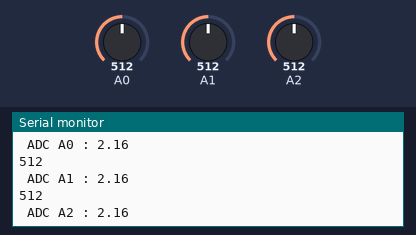
The sketch below on a simulated Arduino Uno, built with avr-gcc and run on an emulated ATmega328P. Parts: the last lines printed to the serial monitor. The inputs (shaded band) are chosen by the test bench; at power-on: A0 = 512, A1 = 512, A2 = 512.

Above: at 2.8 s.
2.9 s: A0 set to 716
5.6 s: A1 set to 716
At 6.6 s:
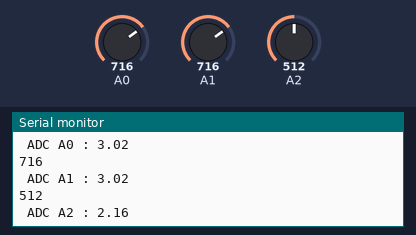
8.3 s: A2 set to 716
At 10.8 s:
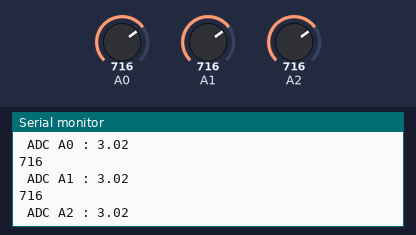
11.0 s: A0 set to 900
13.7 s: A1 set to 900
At 15.3 s:
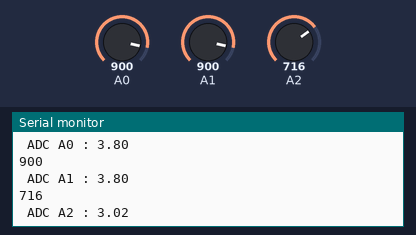
16.4 s: A2 set to 900
At 19.6 s:
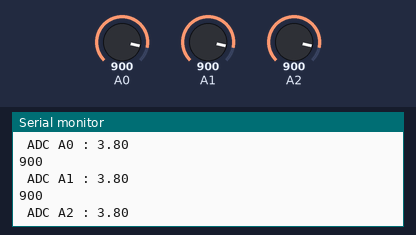
Timing chart, 0 to 20.1 s (numbered marks = the images above; inputs shaded):
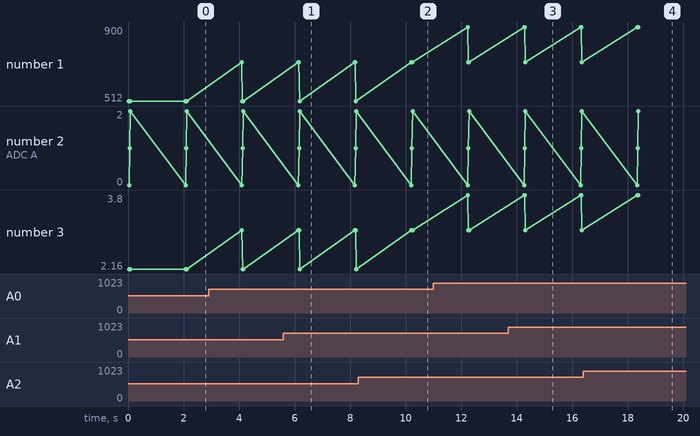

The sketch:

ADC_TEST_CODE.ino
```cpp
void setup() {
  // put your setup code here, to run once:
  Serial.begin(9600);
  pinMode(A0, INPUT);
  pinMode(A1, INPUT);
  pinMode(A2, INPUT);
}

void loop() {
  // put your main code here, to run repeatedly:
  float Vref = 4.32;
  unsigned int adcPinA0 = analogRead(A0);
  unsigned int adcPinA1 = analogRead(A1);
  unsigned int adcPinA2 = analogRead(A2);

Serial.println();
  Serial.println("############################");

  Serial.println(adcPinA0);
  Serial.print(" ADC A0 : "); Serial.println( (adcPinA0 * Vref) / 1024.0 );
  Serial.println(adcPinA1);
  Serial.print(" ADC A1 : "); Serial.println( (adcPinA1 * Vref) / 1024.0 );
  Serial.println(adcPinA2);
  Serial.print(" ADC A2 : "); Serial.println( (adcPinA2 * Vref) / 1024.0 );

Serial .println();
  delay(2000);
}
```

Measured:
- after the input at 5.6 s, the serial monitor: prints a new line after 0.56 s (image 1)
- after the input at 8.3 s, the serial monitor: prints a new line after 2.0 s (image 2)
- after the input at 13.7 s, the serial monitor: prints a new line after 0.60 s (image 3)
- after the input at 16.4 s, the serial monitor: prints a new line after 2.0 s (image 4)
